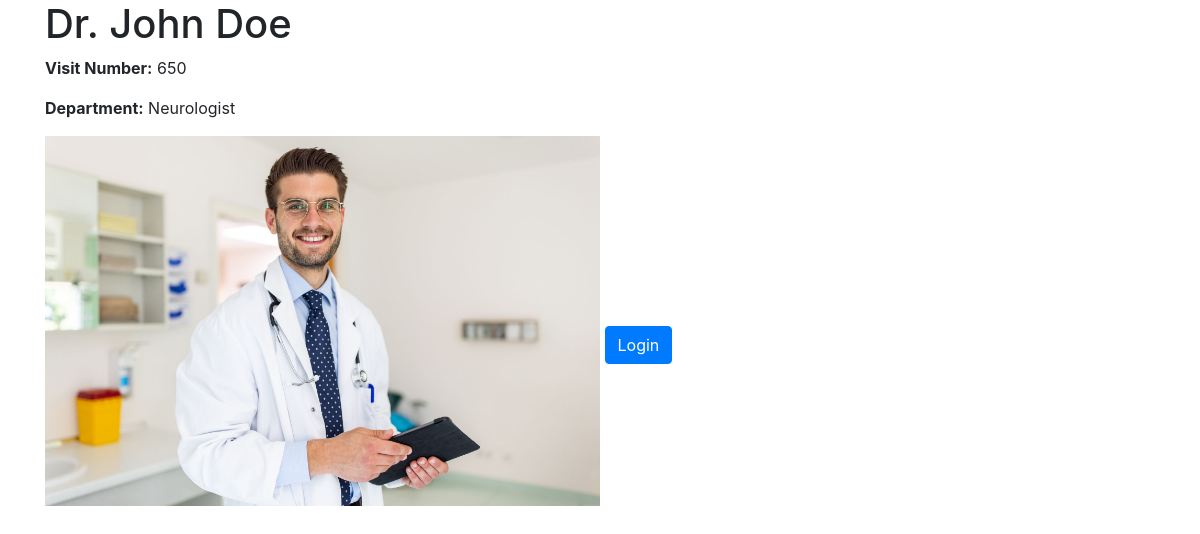
The app's page /doctors_details/095ed872-95ad-4fb8-be3c-9bb950ddbf68/ with its own data.
### hospital_app/models.py (models this page shows, shortened)
class Hospital(models.Model):
    uid = models.UUIDField(default=uuid.uuid4, editable=False, primary_key=True)
    created_at = models.DateTimeField(auto_now_add=True)
    updated_at = models.DateTimeField(auto_now_add=True)
    class Meta:
        abstract = True

class Doctor_details(Hospital):
    doctors_name = models.CharField(max_length=50)
    doctors_visit = models.IntegerField()
    description = models.TextField()
    departments = models.OneToOneField(Department, on_delete=models.CASCADE, null=True)
    appoinment_count = models.IntegerField(default=5)

class doctors_image(Hospital):
    doctor = models.ForeignKey(Doctor_details, related_name='images', on_delete= models.CASCADE)
    images = models.ImageField()

### hospital_app/views.py (the view, shortened to what this page needs)
# urls.py: path('doctors_details/<uid>/', doctors_details, name='doctors_details')
def doctors_details(request, uid):
    doctor_obj = Doctor_details.objects.get(uid=uid)
    context = {'doctor_obj': doctor_obj}
    return render(request, 'doctors_details.html', context)

### templates/doctors_details.html
{% extends 'base.html'%}
{% block start%}
<div class="container">
    <h1>{{ doctor_obj.doctors_name }}</h1>
    <p><strong>Visit Number:</strong> {{ doctor_obj.doctors_visit }}</p>
    <p><strong>Department:</strong> {{ doctor_obj.description }}</p>
    <img src="/media/{{ doctor_obj.images.first.images }}" class="img-fluid" style="width:50%" alt="{{ doctor_obj.doctors_name }}">
    {% if request.user.is_authenticated%}
    <form method="POST">
        {% csrf_token %}
        <div class="col-md-12">
            <label for="mintopay">Date</label>
            <p>
                <input type="date" name="appointment_date" id="appointment_date" class="form-control">
            </p>
        </div>
        <div class="row form-group">
            <div class="col-md-12">
                <input type="submit" class="btn btn-primary btn-block" value="Book">
            </div>
        </div>
    </form>
    {% if availble %}
    <div class="alert alert-danger mt-3">{{ availble }}</div>
{% endif %}
{% else %}
<a href="{%url 'login'%}" class="btn btn-primary mt-5">Login</a>
{% endif %}
</div>
{%endblock%}

### records on screen
Doctor_details: doctors_name "Dr. John Doe", doctors_visit "650", description "Neurologist", images.first.images (picture)
